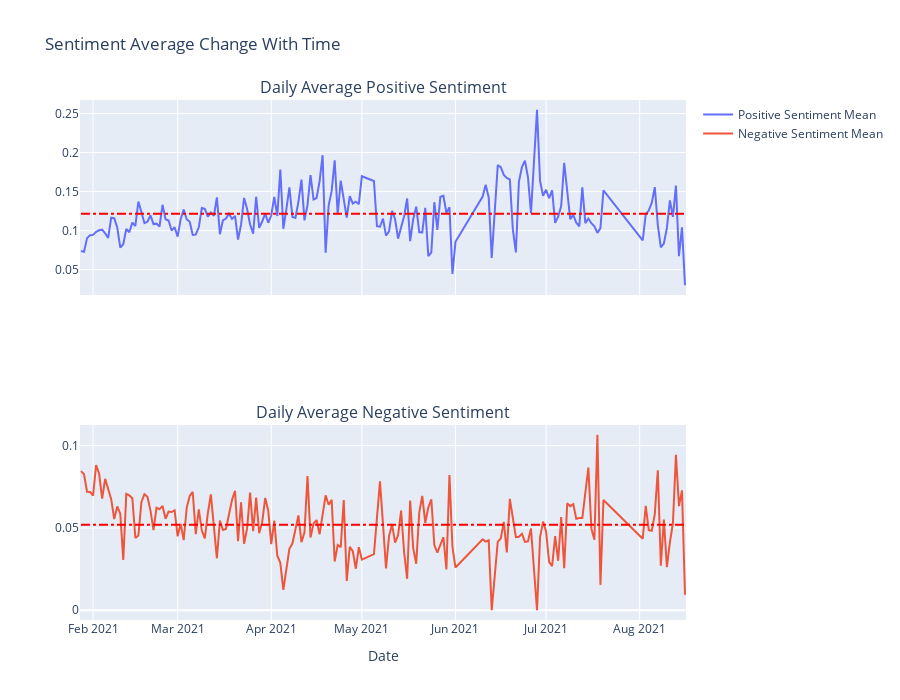

The code cell stored with this chart in its notebook:
### Code cell
b_date_mean = ft_data.groupby(by='date').mean().reset_index()
b_date_std = ft_data.groupby(by='date').std().reset_index()


fig = make_subplots(rows=2, cols=1,shared_xaxes=True,subplot_titles=('Daily Average Positive Sentiment',  'Daily Average Negative Sentiment'))

fig.add_trace(
    go.Scatter(x=b_date_mean['date'], y=b_date_mean['Positive Sentiment'],name='Positive Sentiment Mean'),
    row=1, col=1
)

    
#positive mean
fig.add_shape(type="line",
    x0=b_date_mean['date'].values[0], y0=b_date_mean['Positive Sentiment'].mean(), x1=b_date_mean['date'].values[-1], y1=b_date_mean['Positive Sentiment'].mean(),
    line=dict(
        color="Red",
        width=2,
        dash="dashdot",
    ),
        name='Mean'
)




fig.add_trace(
    go.Scatter(x=b_date_mean['date'], y=b_date_mean['Negative Sentiment'],name='Negative Sentiment Mean'),
    row=2, col=1
)

#negative mean
fig.add_shape(type="line",
    x0=b_date_mean['date'].values[0], y0=b_date_mean['Negative Sentiment'].mean(), x1=b_date_mean['date'].values[-1], y1=b_date_mean['Negative Sentiment'].mean(),
    line=dict(
        color="Red",
        width=2,
        dash="dashdot",
    ),
        name='Mean',
        xref='x2', 
        yref='y2'
)


fig['layout']['xaxis2']['title'] = 'Date'
fig.update_layout(height=700, width=900, title_text="Sentiment Average Change With Time")
fig.show()

### Figure 1 — Plotly figure (JSON) as saved in the notebook; plotly's stock layout.template omitted (floating-point values rounded to 4 significant figures; data arrays with more than 128 entries replaced by an {"elided": "..."} marker saying what was removed)
{"data": [{"name": "Positive Sentiment Mean", "x": {"elided": "176 str values"}, "y": {"elided": "176 float values"}, "type": "scatter", "xaxis": "x", "yaxis": "y"}, {"name": "Negative Sentiment Mean", "x": {"elided": "176 str values"}, "y": {"elided": "176 float values"}, "type": "scatter", "xaxis": "x2", "yaxis": "y2"}], "layout": {"xaxis": {"anchor": "y", "domain": [0, 1], "matches": "x2", "showticklabels": false}, "yaxis": {"anchor": "x", "domain": [0.625, 1]}, "xaxis2": {"anchor": "y2", "domain": [0, 1], "title": {"text": "Date"}}, "yaxis2": {"anchor": "x2", "domain": [0, 0.375]}, "annotations": [{"font": {"size": 16}, "showarrow": false, "text": "Daily Average Positive Sentiment", "x": 0.5, "xanchor": "center", "xref": "paper", "y": 1, "yanchor": "bottom", "yref": "paper"}, {"font": {"size": 16}, "showarrow": false, "text": "Daily Average Negative Sentiment", "x": 0.5, "xanchor": "center", "xref": "paper", "y": 0.375, "yanchor": "bottom", "yref": "paper"}], "shapes": [{"line": {"color": "Red", "dash": "dashdot", "width": 2}, "name": "Mean", "type": "line", "x0": "2021-01-28", "x1": "2021-08-16", "y0": 0.1215, "y1": 0.1215}, {"line": {"color": "Red", "dash": "dashdot", "width": 2}, "name": "Mean", "type": "line", "x0": "2021-01-28", "x1": "2021-08-16", "xref": "x2", "y0": 0.05189, "y1": 0.05189, "yref": "y2"}], "title": {"text": "Sentiment Average Change With Time"}, "height": 700, "width": 900}}
